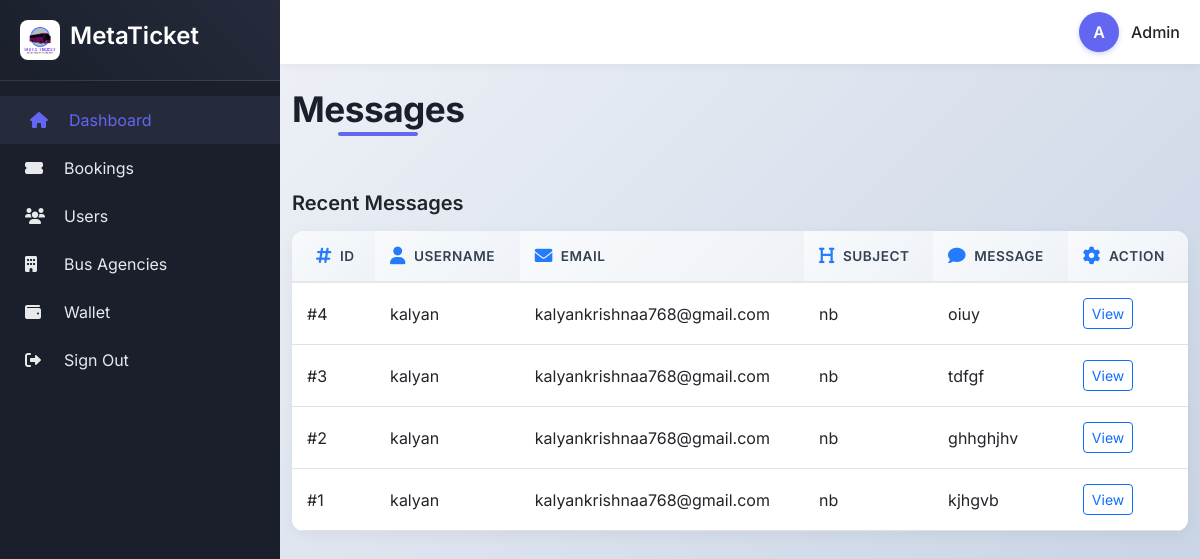
The app's page /admin_messages.php with its own data.
### tables this page shows
CREATE TABLE `contact` (
  `id` int(255) NOT NULL,
  `username` varchar(255) NOT NULL,
  `email` varchar(255) NOT NULL,
  `subject` varchar(255) NOT NULL,
  `message` varchar(255) NOT NULL
);

### admin_messages.php (the view, shortened to what this page needs)
<!DOCTYPE html>
<html lang="en">
<head>
    <link href="https://cdn.jsdelivr.net/npm/bootstrap@5.3.0-alpha1/dist/css/bootstrap.min.css" rel="stylesheet">
    <link href="https://cdnjs.cloudflare.com/ajax/libs/font-awesome/6.0.0-beta3/css/all.min.css" rel="stylesheet">
</head>
<body>
    <?php
    $servername = "localhost";
    $username = "root";
    $password = "";
    $dbname = "ticket";
    $conn = new mysqli($servername, $username, $password, $dbname);
    ?>
    <aside class="sidebar" id="sidebar">
        <div class="sidebar-header">
            <div class="sidebar-logo">
                <img src="assets/images/logo.png" alt="MetaTicket Logo">
                <h2 style="font-size: 1.5rem; font-weight: 600;">MetaTicket</h2>
            </div>
        </div>
        <ul class="sidebar-menu">
            <li><a href="admin_home.php" class="sidebar-link active"><i class="fas fa-home"></i> Dashboard</a></li>
            <li><a href="admin_bookings.php" class="sidebar-link"><i class="fas fa-ticket-alt"></i> Bookings</a></li>
            <li><a href="manage_users.php" class="sidebar-link"><i class="fas fa-users"></i> Users</a></li>
            <li><a href="manage_agency.php" class="sidebar-link"><i class="fas fa-building"></i> Bus Agencies</a></li>
            <li><a href="admin_wallet.php" class="sidebar-link"><i class="fas fa-wallet"></i> Wallet</a></li>
            <li><a href="index.php" class="sidebar-link"><i class="fas fa-sign-out-alt"></i> Sign Out</a></li>
        </ul>
    </aside>
    <div class="main-content" id="main-content">
        <div class="topbar">
            <div class="user-profile ms-auto">
                <div class="user-avatar">A</div>
                <span class="d-none d-md-inline fw-medium">Admin</span>
            </div>
        </div>
        <div class="container-fluid py-4">
            <h1 class="page-title text-center">Messages</h1>
            <div class="row g-4 mt-2">
                <div class="col-12">
                    <h5 class="mb-3 fw-semibold">Recent Messages</h5>
                    <div class="messages-table">
                        <div class="messages-table-wrapper">
                            <table class="table">
                                <thead>
                                    <tr>
                                        <th scope="col" class="ps-4">
                                            <div class="d-flex align-items-center gap-2">
                                                <i class="fas fa-hashtag text-primary"></i>
                                                <span>ID</span>
                                            </div>
                                        </th>
                                        <th scope="col">
                                            <div class="d-flex align-items-center gap-2">
                                                <i class="fas fa-user text-primary"></i>
                                                <span>Username</span>
                                            </div>
                                        </th>
                                        <th scope="col">
                                            <div class="d-flex align-items-center gap-2">
                                                <i class="fas fa-envelope text-primary"></i>
                                                <span>Email</span>
                                            </div>
                                        </th>
                                        <th scope="col">
                                            <div class="d-flex align-items-center gap-2">
                                                <i class="fas fa-heading text-primary"></i>
                                                <span>Subject</span>
                                            </div>
                                        </th>
                                        <th scope="col">
                                            <div class="d-flex align-items-center gap-2">
                                                <i class="fas fa-comment text-primary"></i>
                                                <span>Message</span>
                                            </div>
                                        </th>
                                        <th scope="col">
                                            <div class="d-flex align-items-center gap-2">
                                                <i class="fas fa-cog text-primary"></i>
                                                <span>Action</span>
                                            </div>
                                        </th>
                                    </tr>
                                </thead>
                                <tbody>
                                    <?php
                                    $sql = "SELECT * FROM contact ORDER BY id DESC LIMIT 10";
                                    $result = $conn->query($sql);
                                    if ($result->num_rows > 0) {
                                        while ($row = $result->fetch_assoc()) {
                                            echo "<tr>
                                                <td>#{$row['id']}</td>
                                                <td>" . htmlspecialchars($row['username']) . "</td>
                                                <td>" . htmlspecialchars($row['email']) . "</td>
                                                <td>" . htmlspecialchars($row['subject']) . "</td>
                                                <td>" . htmlspecialchars(substr($row['message'], 0, 50)) . (strlen($row['message']) > 50 ? '...' : '') . "</td>
                                                <td>
                                                    <button class='btn btn-sm btn-outline-primary view-message'
                                                        data-bs-toggle='modal'
                                                        data-bs-target='#messageModal'
                                                        data-id='{$row['id']}'
                                                        data-username='" . htmlspecialchars($row['username']) . "'
                                                        data-email='" . htmlspecialchars($row['email']) . "'
                                                        data-subject='" . htmlspecialchars($row['subject']) . "'
                                                        data-message='" . htmlspecialchars($row['message']) . "'>
                                                        View
                                                    </button>
                                                </td>
                                            </tr>";
                                        }
                                    } else {
                                        echo "<tr><td colspan='6' class='text-center py-4'>No messages found</td></tr>";
                                    }
                                    ?>
                                </tbody>
                            </table>
                        </div>
                    </div>
                </div>
            </div>
        </div>
    </div>
</body>
</html>

### admin_messages.php (style rules this page uses)
:root { --sidebar-width: 280px; --topbar-height: 64px; --primary-color: #1a1f2b; --secondary-color: #252b3b; --accent-color: #6366f1; --text-light: #ffffff; --card-bg: #ffffff; --transition-speed: 0.3s; }
* { margin: 0; padding: 0; box-sizing: border-box; }
body { font-family: 'Inter', sans-serif; background: linear-gradient(135deg, #f5f7fa 0%, #c3cfe2 100%); min-height: 100vh; overflow-x: hidden; }
.sidebar { position: fixed; width: var(--sidebar-width); height: 100vh; background: var(--primary-color); color: var(--text-light); transition: transform var(--transition-speed) ease; z-index: 1000; overflow-y: auto; }
.sidebar-header { padding: 20px; background: linear-gradient(45deg, var(--primary-color), var(--secondary-color)); border-bottom: 1px solid rgba(255, 255, 255, 0.1); }
.sidebar-logo { display: flex; align-items: center; gap: 10px; }
.sidebar-logo img { width: 40px; border-radius: 8px; transition: transform var(--transition-speed); }
.sidebar-menu { padding: 15px 0; list-style: none; }
.sidebar-link { display: flex; align-items: center; padding: 12px 25px; color: rgba(255, 255, 255, 0.9); text-decoration: none; transition: all var(--transition-speed); }
.sidebar-link:hover, .sidebar-link.active { background: var(--secondary-color); color: var(--accent-color); padding-left: 30px; }
.sidebar-link i { width: 24px; margin-right: 15px; }
.main-content { margin-left: var(--sidebar-width); transition: margin-left var(--transition-speed); min-height: 100vh; }
.topbar { background: var(--card-bg); height: var(--topbar-height); padding: 0 20px; display: flex; align-items: center; box-shadow: 0 2px 10px rgba(0, 0, 0, 0.05); position: sticky; top: 0; z-index: 999; }
.user-profile { display: flex; align-items: center; gap: 12px; }
.user-avatar { width: 40px; height: 40px; border-radius: 50%; background: var(--accent-color); display: flex; align-items: center; justify-content: center; color: white; font-weight: 600; box-shadow: 0 2px 5px rgba(99, 102, 241, 0.3); }
.messages-table { background: var(--card-bg); border-radius: 12px; overflow: hidden; box-shadow: 0 4px 15px rgba(0, 0, 0, 0.05); position: relative; }
.messages-table-wrapper { overflow-x: auto; -webkit-overflow-scrolling: touch; }
.messages-table table { width: 100%; margin-bottom: 0; min-width: 700px; }
.messages-table th { background: linear-gradient(135deg, #f8fafc 0%, #eef2f7 100%); padding: 15px; font-weight: 600; color: #374151; white-space: nowrap; border-bottom: 2px solid #e5e7eb; text-transform: uppercase; font-size: 0.85rem; letter-spacing: 0.5px; transition: background 0.3s ease; }
.messages-table th .d-flex { justify-content: flex-start; }
.messages-table th i { font-size: 1.1rem; opacity: 0.9; transition: transform 0.3s ease; }
.messages-table td { padding: 15px; vertical-align: middle; white-space: nowrap; }
.page-title { font-weight: 700; color: var(--primary-color); margin-bottom: 1.8rem; font-size: 2.2rem; letter-spacing: -0.5px; position: relative; display: inline-block; }
.page-title:after { content: ''; position: absolute; bottom: -6px; left: 50%; transform: translateX(-50%); width: 80px; height: 4px; background: var(--accent-color); border-radius: 2px; }

### records on screen
contact: id "4", username "kalyan", email "kalyankrishnaa768@gmail.com", subject "nb", message "oiuy"
contact: id "3", username "kalyan", email "kalyankrishnaa768@gmail.com", subject "nb", message "tdfgf"
contact: id "2", username "kalyan", email "kalyankrishnaa768@gmail.com", subject "nb", message "ghhghjhv"
contact: id "1", username "kalyan", email "kalyankrishnaa768@gmail.com", subject "nb", message "kjhgvb"
